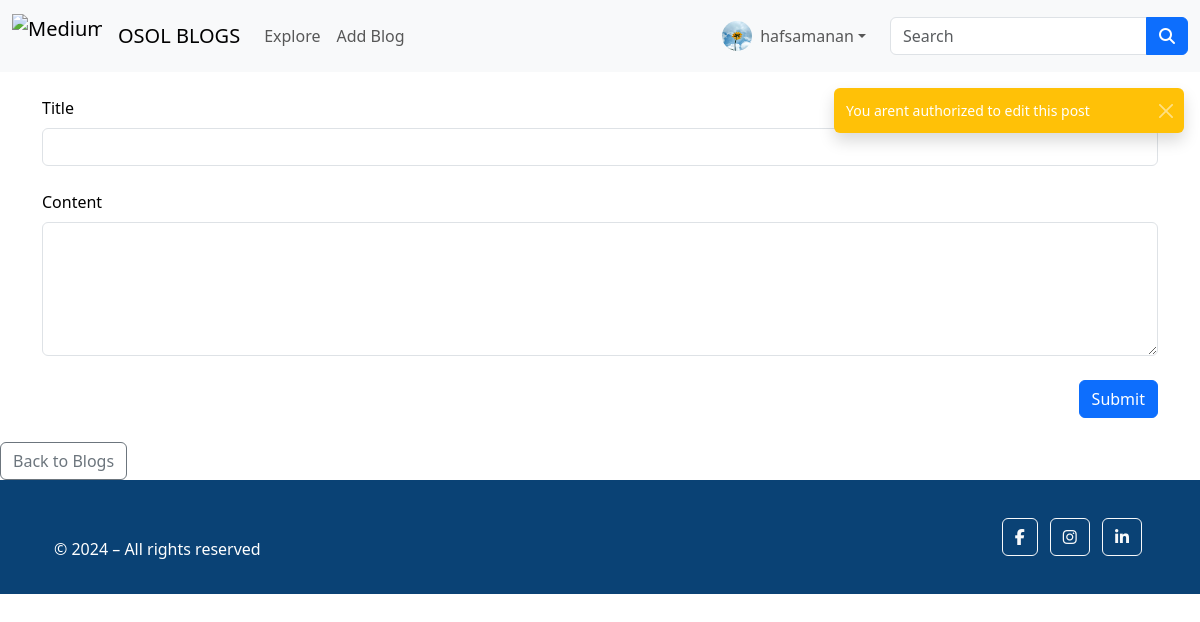
Page /posts/edit/5 (signed in) on the committed database.
### flaskblog/models.py (models this page shows, shortened)
class Users(db.Model, UserMixin):
    id = db.Column(db.Integer, primary_key = True)
    username = db.Column(db.String(20), nullable = False,unique = True)
    name = db.Column(db.String(200), nullable = False)
    email = db.Column(db.String(120), nullable = False,unique = True)
    bio = db.Column(db.Text(200), nullable = True)
    date_added = db.Column(db.DateTime, default = datetime.now(timezone.utc))
    password_hash = db.Column(db.String(120))
    posts = db.relationship('Posts', backref = 'poster', cascade="all, delete-orphan")
    comments = db.relationship('Comments', backref = 'commenter', cascade="all, delete-orphan")
    profile_pic = db.Column(db.String(), nullable = True)
    @property
    def password(self):
        raise AttributeError("password is not a readable attribute")

### flaskblog/blog/blog.py (the view, shortened to what this page needs)
@blog.route('/posts/edit/<int:id>', methods = ['GET','POST'])
def edit_post(id):
    post = Posts.query.get_or_404(id)
    form = PostForm()
    if current_user.id == post.poster_id:
        form.title.data = post.title
        form.content.data = post.content
        return render_template('blog/edit_post.html', form = form)
    else:
        flash("You arent authorized to edit this post", "warning")
        posts = Posts.query.order_by(Posts.date_posted)
        return render_template('blog/edit_post.html', form=form)

### flaskblog/blog/forms.py
class PostForm(FlaskForm):
    title = StringField("Title", validators=[DataRequired()])
    content = CKEditorField("Content", validators=[DataRequired()])
    author = StringField("Author")
    submit = SubmitField("Submit")

class SearchForm(FlaskForm):
    searched = StringField("Content", validators=[DataRequired()], widget=TextArea())
    submit = SubmitField("Submit")

### flaskblog/author/author.py (called while the page is built)
@login_manager.user_loader
def load_user(user_id):
    return Users.query.get(int(user_id))

### flaskblog/blog/blog.py (called while the page is built)
@blog.context_processor
def base():
    form = SearchForm()
    return dict(form = form)

### flaskblog/templates/blog/edit_post.html (shortened to what this page needs)
{% set show_navbar = True %}
{% set show_footer = True %}
{% extends 'main/base.html'%}
{% block content %}
<div class="toast-container position-fixed top-1 end-0 p-3">
  {% for message in get_flashed_messages(with_categories=true) %}
  <div class="toast align-items-center text-white {{ 'bg-success' if message[0] == 'success' else '' }}
               {{ 'bg-danger' if message[0] == 'error' else '' }}
               {{ 'bg-warning' if message[0] == 'warning' else '' }}
               {{ 'bg-info' if message[0] == 'info' else '' }}
               border-0 fade" role="alert" aria-live="assertive" aria-atomic="true" data-bs-autohide="true"
      data-bs-delay="5000">
      <div class="d-flex">
          <div class="toast-body">
              {{ message[1] }}
          </div>
          <button type="button" class="btn-close btn-close-white me-2 m-auto" data-bs-dismiss="toast"
              aria-label="Close"></button>
      </div>
  </div>
  {% endfor %}
</div>
<div class="container my-4">
  <form method="POST">
    {{ form.title.label(class="form-label") }}
    {{ form.title(class="form-control") }}
    <br>
    {{ form.content.label(class="form-label") }}
    {{ form.content(class="form-control", rows = "5") }}
    <br>
    <p class="text-end">
    {{ form.submit(class="btn btn-primary") }}</p>
  </form>
  </div>
<a href="{{ url_for('blog.posts')}}" class='btn btn-outline-secondary'>Back to Blogs</a>
{% endblock %}

### flaskblog/templates/main/navbar.html (shortened to what this page needs)
<nav class="navbar navbar-expand-lg bg-body-tertiary">
    <div class="container-fluid">
        <a class="navbar-brand" href="{{ url_for('main.home_page') }}">
            <img src="https://osoltech.com/hs-fs/hubfs/Medium%20size%20with%20Tag%20line.png?width=140&amp;height=69&amp;name=Medium%20size%20with%20Tag%20line.png"
                loading="eager" alt="Medium size with Tag line" height="45" width="90"
                srcset="https://osoltech.com/hs-fs/hubfs/Medium%20size%20with%20Tag%20line.png?width=70&amp;height=35&amp;name=Medium%20size%20with%20Tag%20line.png 70w,
                        https://osoltech.com/hs-fs/hubfs/Medium%20size%20with%20Tag%20line.png?width=140&amp;height=69&amp;name=Medium%20size%20with%20Tag%20line.png 140w,
                        https://osoltech.com/hs-fs/hubfs/Medium%20size%20with%20Tag%20line.png?width=210&amp;height=104&amp;name=Medium%20size%20with%20Tag%20line.png 210w,
                        https://osoltech.com/hs-fs/hubfs/Medium%20size%20with%20Tag%20line.png?width=280&amp;height=138&amp;name=Medium%20size%20with%20Tag%20line.png 280w,
                        https://osoltech.com/hs-fs/hubfs/Medium%20size%20with%20Tag%20line.png?width=350&amp;height=173&amp;name=Medium%20size%20with%20Tag%20line.png 350w,
                        https://osoltech.com/hs-fs/hubfs/Medium%20size%20with%20Tag%20line.png?width=420&amp;height=207&amp;name=Medium%20size%20with%20Tag%20line.png 420w"
                sizes="(max-width: 140px) 100vw, 140px" class="d-inline-block align-text-top">
        </a>
        <a class="navbar-brand" href="#">OSOL BLOGS</a>
        <div class="collapse navbar-collapse" id="navbarSupportedContent">
            <ul class="navbar-nav me-auto mb-2 mb-lg-0">
                <li class="nav-item">
                    <a class="nav-link" href="{{ url_for('blog.posts')}}">Explore</a>
                </li>
                {% if current_user.is_authenticated %}
                <li class="nav-item">
                    <a class="nav-link" href="{{ url_for('blog.add_post')}}">Add Blog</a>
                </li>
                {% endif %}
            </ul>
            <ul class="navbar-nav mb-2 mb-lg-0 ms-auto">
                {% if current_user.is_authenticated %}
                <li class="nav-item dropdown">
                    <a class="nav-link dropdown-toggle d-flex align-items-center" href="#" role="button"
                        data-bs-toggle="dropdown" aria-expanded="false">
                        {% if current_user.profile_pic %}
                        <img src="{{ url_for('static', filename='images/' + current_user.profile_pic) }}" width="30"
                            height="30" class="rounded-circle me-2">
                        {% else %}
                        <img src="{{ url_for('static', filename='images/default_profile_pic.png') }}" width="30"
                            height="30" class="rounded-circle me-2">
                        {% endif %}
                        {{current_user.name}}
                    </a>
                </li>
                {% else %}
                <li class="nav-item">
                    <a class="nav-link" href="{{ url_for('author.login')}}">Login</a>
                </li>
                {% endif %}
            </ul>
            <form method='POST' action="{{ url_for('blog.search') }}" class="d-flex ms-3" role="search">
                <div class="input-group">
                    <input class="form-control" type="search" placeholder="Search" aria-label="Search" name="searched">
                    <button class="btn btn-primary" type="submit">
                        <i class="fa-solid fa-magnifying-glass"></i>
                    </button>
                </div>
            </form>
        </div>
    </div>
</nav>

### flaskblog/templates/main/base.html (style rules this page uses)
body { background-color: white; color: black; }
html, body { height: 100%; }

### rows in the picture
Users: profile_pic (picture), name "hafsamanan"

### other values in the picture
{{ message[1] }} "You arent authorized to edit this post"
